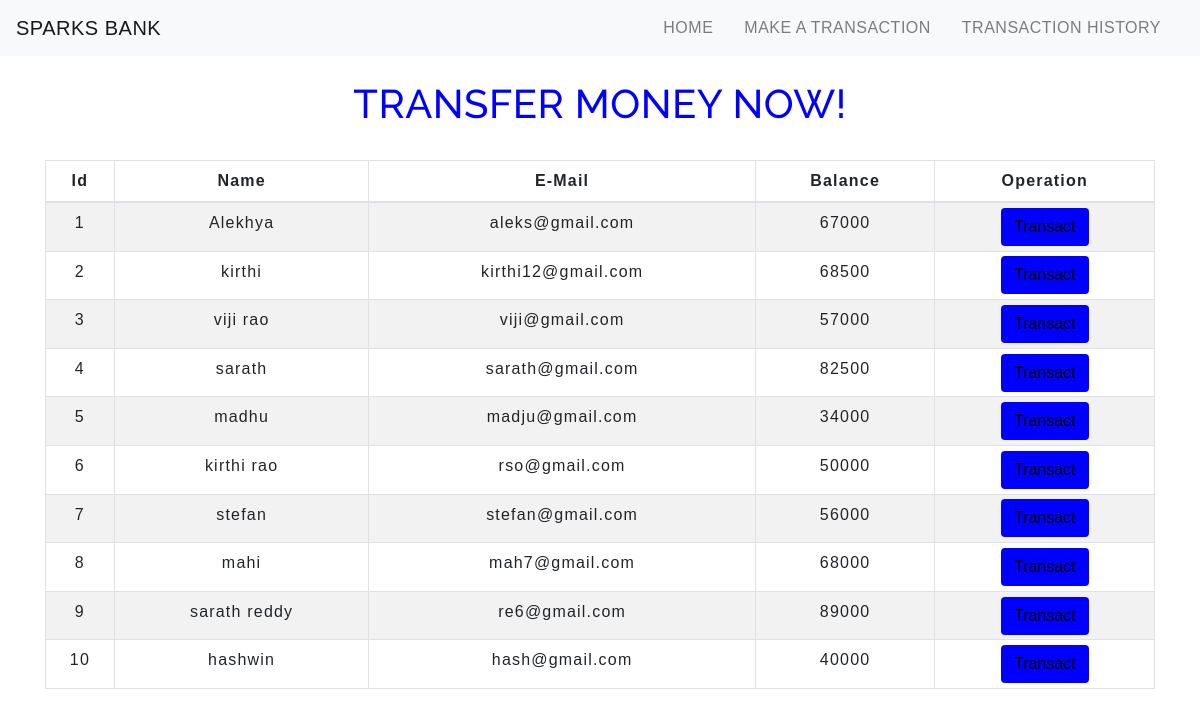
The app's page /transfermoney.php with its own data.
### tables this page shows
CREATE TABLE `users` (
  `id` int(3) NOT NULL,
  `name` text NOT NULL,
  `email` varchar(30) NOT NULL,
  `balance` int(8) NOT NULL
);

### transfermoney.php (the view, shortened to what this page needs)
<!DOCTYPE html>
<html lang="en">
<head>
    <link rel="stylesheet" href="https://maxcdn.bootstrapcdn.com/bootstrap/4.0.0/css/bootstrap.min.css">
    <link rel="stylesheet" type="text/css" href="css/table.css">
    <link rel="stylesheet" type="text/css" href="css/navbar.css">
</head>
<body>
<?php
    include 'config.php';
    $sql = "SELECT * FROM users";
    $result = mysqli_query($conn,$sql);
?>
<?php
  include 'navbar.php';
?>
<div class="container">
        <h2 class="text-center pt-4">TRANSFER MONEY NOW!</h2>
        <br>
            <div class="row">
                <div class="col">
                    <div class="table-responsive-sm">
                    <table class="table table-hover table-sm table-striped table-condensed table-bordered">
                        <thead>
                            <tr>
                            <th scope="col" class="text-center py-2">Id</th>
                            <th scope="col" class="text-center py-2">Name</th>
                            <th scope="col" class="text-center py-2">E-Mail</th>
                            <th scope="col" class="text-center py-2">Balance</th>
                            <th scope="col" class="text-center py-2">Operation</th>
                            </tr>
                        </thead>
                        <tbody>
                <?php
                    while($rows=mysqli_fetch_assoc($result)){
                ?>
                    <tr>
                        <td class="py-2"><?php echo $rows['id'] ?></td>
                        <td class="py-2"><?php echo $rows['name']?></td>
                        <td class="py-2"><?php echo $rows['email']?></td>
                        <td class="py-2"><?php echo $rows['balance']?></td>
                        <td><a href="selecteduserdetail.php?id= <?php echo $rows['id'] ;?>"> <button type="button" class="btn">Transact</button></a></td>
                    </tr>
                <?php
                    }
                ?>
                        </tbody>
                    </table>
                    </div>
                </div>
            </div>
         </div>
</body>
</html>

### navbar.php (shortened to what this page needs)
<nav class="navbar navbar-expand-md navbar-light bg-light">
<a class="navbar-brand" href="index.php">SPARKS BANK</a>
<div class="collapse navbar-collapse" id="collapsibleNavbar">
      <ul class="navbar-nav ml-auto">
        <li class="nav-item">
          <a class="nav-link" href="index.php">HOME</a>
        </li>
        <li class="nav-item">
          <a class="nav-link" href="transfermoney.php">MAKE A TRANSACTION</a>
        </li>
        <li class="nav-item">
          <a class="nav-link" href="transactionhistory.php">TRANSACTION HISTORY</a>
        </li>
    </div>
 </nav>

### css/table.css (style rules this page uses)
* { padding: 0; margin: 0; box-sizing: border-box; font-family: sans-serif; }
h2 { font-size: 40px; }
table { letter-spacing: 1.2px; }
td { text-align: center; }
button { border:none; background: blue; transition: 1s; }

### css/navbar.css (style rules this page uses)
.nav-link { margin-right: 15px; color:blue; letter-spacing: 0.5px; transition: 0.5s; }
.navbar-brand { color:blue; letter-spacing: 0.5px; }
h2 { color:blue; letter-spacing: 0.5px; font-family: raleway; }

### transfermoney.php (style rules this page uses)
button { transition: 1.5s; }

### records on screen
users: id "1", name "Alekhya", email "aleks@gmail.com", balance "67000"
users: id "2", name "kirthi", email "kirthi12@gmail.com", balance "68500"
users: id "3", name "viji rao", email "viji@gmail.com", balance "57000"
users: id "4", name "sarath", email "sarath@gmail.com", balance "82500"
users: id "5", name "madhu", email "madju@gmail.com", balance "34000"
users: id "6", name "kirthi rao", email "rso@gmail.com", balance "50000"
users: id "7", name "stefan", email "stefan@gmail.com", balance "56000"
users: id "8", name "mahi", email "mah7@gmail.com", balance "68000"
users: id "9", name "sarath reddy", email "re6@gmail.com", balance "89000"
users: id "10", name "hashwin", email "hash@gmail.com", balance "40000"
